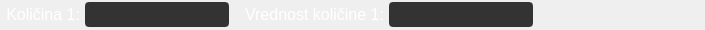
        <widget class="QFrame" name="frame_3">
         <property name="sizePolicy">
          <sizepolicy hsizetype="Preferred" vsizetype="Preferred">
           <horstretch>0</horstretch>
           <verstretch>0</verstretch>
          </sizepolicy>
         </property>
         <property name="minimumSize">
          <size>
           <width>0</width>
           <height>30</height>
          </size>
         </property>
         <property name="maximumSize">
          <size>
           <width>16777215</width>
           <height>30</height>
          </size>
         </property>
         <property name="frameShape">
          <enum>QFrame::NoFrame</enum>
         </property>
         <property name="frameShadow">
          <enum>QFrame::Plain</enum>
         </property>
         <property name="lineWidth">
          <number>0</number>
         </property>
         <layout class="QHBoxLayout" name="horizontalLayout_3">
          <property name="spacing">
           <number>5</number>
          </property>
          <property name="leftMargin">
           <number>0</number>
          </property>
          <property name="topMargin">
           <number>0</number>
          </property>
          <property name="rightMargin">
           <number>0</number>
          </property>
          <property name="bottomMargin">
           <number>0</number>
          </property>
          <item>
           <widget class="QLabel" name="lab_function_par1">
            <property name="minimumSize">
             <size>
              <width>80</width>
              <height>20</height>
             </size>
            </property>
            <property name="maximumSize">
             <size>
              <width>80</width>
              <height>30</height>
             </size>
            </property>
            <property name="font">
             <font>
              <family>Segoe UI</family>
              <pointsize>16</pointsize>
             </font>
            </property>
            <property name="styleSheet">
             <string notr="true">color:rgb(255,255,255);</string>
            </property>
            <property name="midLineWidth">
             <number>0</number>
            </property>
            <property name="text">
             <string>&lt;html&gt;&lt;head/&gt;&lt;body&gt;&lt;p&gt;&lt;span style=&quot; font-size:12pt; color:#ffffff;&quot;&gt;Količina 1:&lt;/span&gt;&lt;/p&gt;&lt;/body&gt;&lt;/html&gt;</string>
            </property>
            <property name="alignment">
             <set>Qt::AlignRight|Qt::AlignTrailing|Qt::AlignVCenter</set>
            </property>
           </widget>
          </item>
          <item>
           <widget class="QLineEdit" name="line_function_par1">
            <property name="enabled">
             <bool>true</bool>
            </property>
            <property name="minimumSize">
             <size>
              <width>100</width>
              <height>25</height>
             </size>
            </property>
            <property name="maximumSize">
             <size>
              <width>300</width>
              <height>25</height>
             </size>
            </property>
            <property name="font">
             <font>
              <family>Segoe UI</family>
              <pointsize>12</pointsize>
             </font>
            </property>
            <property name="styleSheet">
             <string notr="true">QLineEdit {
	color:rgb(255,255,255);
	border:2px solid rgb(51,51,51);
	border-radius:4px;
	background:rgb(51,51,51);
}

QLineEdit:disabled {
	color:rgb(255,255,255);
	border:2px solid rgb(112,112,112);
	border-radius:4px;
	background:rgb(112,112,112);
}</string>
            </property>
            <property name="text">
             <string/>
            </property>
           </widget>
          </item>
          <item>
           <widget class="QLabel" name="lab_function_val1">
            <property name="minimumSize">
             <size>
              <width>150</width>
              <height>20</height>
             </size>
            </property>
            <property name="maximumSize">
             <size>
              <width>200</width>
              <height>30</height>
             </size>
            </property>
            <property name="font">
             <font>
              <family>Segoe UI</family>
              <pointsize>16</pointsize>
             </font>
            </property>
            <property name="styleSheet">
             <string notr="true">color:rgb(255,255,255);</string>
            </property>
            <property name="midLineWidth">
             <number>0</number>
            </property>
            <property name="text">
             <string>&lt;html&gt;&lt;head/&gt;&lt;body&gt;&lt;p&gt;&lt;span style=&quot; font-size:12pt; color:#ffffff;&quot;&gt;Vrednost količine 1:&lt;/span&gt;&lt;/p&gt;&lt;/body&gt;&lt;/html&gt;</string>
            </property>
            <property name="alignment">
             <set>Qt::AlignRight|Qt::AlignTrailing|Qt::AlignVCenter</set>
            </property>
           </widget>
          </item>
          <item>
           <widget class="QLineEdit" name="line_function_val1">
            <property name="enabled">
             <bool>true</bool>
            </property>
            <property name="minimumSize">
             <size>
              <width>100</width>
              <height>25</height>
             </size>
            </property>
            <property name="maximumSize">
             <size>
              <width>300</width>
              <height>25</height>
             </size>
            </property>
            <property name="font">
             <font>
              <family>Segoe UI</family>
              <pointsize>12</pointsize>
             </font>
            </property>
            <property name="styleSheet">
             <string notr="true">QLineEdit {
	color:rgb(255,255,255);
	border:2px solid rgb(51,51,51);
	border-radius:4px;
	background:rgb(51,51,51);
}

QLineEdit:disabled {
	color:rgb(255,255,255);
	border:2px solid rgb(112,112,112);
	border-radius:4px;
	background:rgb(112,112,112);
}</string>
            </property>
            <property name="text">
             <string/>
            </property>
           </widget>
          </item>
          <item>
           <spacer name="horizontalSpacer_3">
            <property name="orientation">
             <enum>Qt::Horizontal</enum>
            </property>
            <property name="sizeHint" stdset="0">
             <size>
              <width>172</width>
              <height>20</height>
             </size>
            </property>
           </spacer>
          </item>
         </layout>
        </widget>
